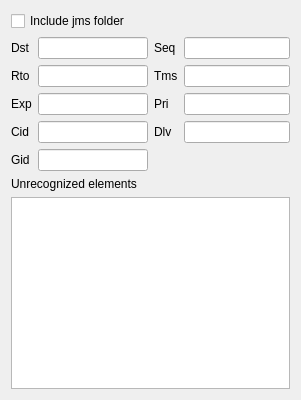
<?xml version="1.0" encoding="UTF-8"?>
<ui version="4.0">
  <class>JmsTab</class>
  <widget class="QWidget" name="JmsTab">
    <property name="windowTitle"><string>jms</string></property>
    <layout class="QVBoxLayout" name="rootLayout">
      <item>
        <layout class="QHBoxLayout" name="topRow">
          <item>
            <widget class="QCheckBox" name="includedCheck">
              <property name="toolTip"><string>Include the jms folder in the RFH2 header</string></property>
              <property name="text"><string>Include jms folder</string></property>
            </widget>
          </item>
          <item>
            <spacer name="topHSpacer">
              <property name="orientation"><enum>Qt::Horizontal</enum></property>
              <property name="sizeHint" stdset="0">
                <size><width>40</width><height>20</height></size>
              </property>
            </spacer>
          </item>
        </layout>
      </item>
      <item>
        <layout class="QHBoxLayout" name="columnsLayout" stretch="1,1">
          <item>
            <layout class="QFormLayout" name="leftForm">
              <item row="0" column="0">
                <widget class="QLabel" name="dstLabel">
                  <property name="text"><string>Dst</string></property>
                  <property name="buddy"><cstring>dstEdit</cstring></property>
                </widget>
              </item>
              <item row="0" column="1">
                <widget class="QLineEdit" name="dstEdit">
                  <property name="toolTip"><string>JMS Dst: destination name</string></property>
                </widget>
              </item>
              <item row="1" column="0">
                <widget class="QLabel" name="rtoLabel">
                  <property name="text"><string>Rto</string></property>
                  <property name="buddy"><cstring>rtoEdit</cstring></property>
                </widget>
              </item>
              <item row="1" column="1">
                <widget class="QLineEdit" name="rtoEdit">
                  <property name="toolTip"><string>JMS Rto: reply-to destination</string></property>
                </widget>
              </item>
              <item row="2" column="0">
                <widget class="QLabel" name="expLabel">
                  <property name="text"><string>Exp</string></property>
                  <property name="buddy"><cstring>expEdit</cstring></property>
                </widget>
              </item>
              <item row="2" column="1">
                <widget class="QLineEdit" name="expEdit">
                  <property name="toolTip"><string>JMS Exp: expiration time (ms since epoch)</string></property>
                  <property name="maxLength"><number>20</number></property>
                </widget>
              </item>
              <item row="3" column="0">
                <widget class="QLabel" name="cidLabel">
                  <property name="text"><string>Cid</string></property>
                  <property name="buddy"><cstring>cidEdit</cstring></property>
                </widget>
              </item>
              <item row="3" column="1">
                <widget class="QLineEdit" name="cidEdit">
                  <property name="toolTip"><string>JMS Cid: correlation ID</string></property>
                </widget>
              </item>
              <item row="4" column="0">
                <widget class="QLabel" name="gidLabel">
                  <property name="text"><string>Gid</string></property>
                  <property name="buddy"><cstring>gidEdit</cstring></property>
                </widget>
              </item>
              <item row="4" column="1">
                <widget class="QLineEdit" name="gidEdit">
                  <property name="toolTip"><string>JMS Gid: group ID</string></property>
                </widget>
              </item>
            </layout>
          </item>
          <item>
            <layout class="QFormLayout" name="rightForm">
              <item row="0" column="0">
                <widget class="QLabel" name="seqLabel">
                  <property name="text"><string>Seq</string></property>
                  <property name="buddy"><cstring>seqEdit</cstring></property>
                </widget>
              </item>
              <item row="0" column="1">
                <widget class="QLineEdit" name="seqEdit">
                  <property name="toolTip"><string>JMS Seq: sequence number within group</string></property>
                  <property name="maxLength"><number>12</number></property>
                </widget>
              </item>
              <item row="1" column="0">
                <widget class="QLabel" name="tmsLabel">
                  <property name="text"><string>Tms</string></property>
                  <property name="buddy"><cstring>tmsEdit</cstring></property>
                </widget>
              </item>
              <item row="1" column="1">
                <widget class="QLineEdit" name="tmsEdit">
                  <property name="toolTip"><string>JMS Tms: timestamp (ms since epoch)</string></property>
                  <property name="maxLength"><number>20</number></property>
                </widget>
              </item>
              <item row="2" column="0">
                <widget class="QLabel" name="priLabel">
                  <property name="text"><string>Pri</string></property>
                  <property name="buddy"><cstring>priEdit</cstring></property>
                </widget>
              </item>
              <item row="2" column="1">
                <widget class="QLineEdit" name="priEdit">
                  <property name="toolTip"><string>JMS Pri: message priority (0-9)</string></property>
                  <property name="maxLength"><number>2</number></property>
                </widget>
              </item>
              <item row="3" column="0">
                <widget class="QLabel" name="dlvLabel">
                  <property name="text"><string>Dlv</string></property>
                  <property name="buddy"><cstring>dlvEdit</cstring></property>
                </widget>
              </item>
              <item row="3" column="1">
                <widget class="QLineEdit" name="dlvEdit">
                  <property name="toolTip"><string>JMS Dlv: delivery mode (1=NON_PERSISTENT 2=PERSISTENT)</string></property>
                  <property name="maxLength"><number>2</number></property>
                </widget>
              </item>
            </layout>
          </item>
        </layout>
      </item>
      <item>
        <layout class="QVBoxLayout" name="userDefLayout">
          <item>
            <widget class="QLabel" name="userDefLabel">
              <property name="text"><string>Unrecognized elements</string></property>
            </widget>
          </item>
          <item>
            <widget class="QPlainTextEdit" name="userDefEdit">
              <property name="toolTip"><string>Raw XML of unrecognized JMS folder elements</string></property>
            </widget>
          </item>
        </layout>
      </item>
    </layout>
  </widget>
</ui>
